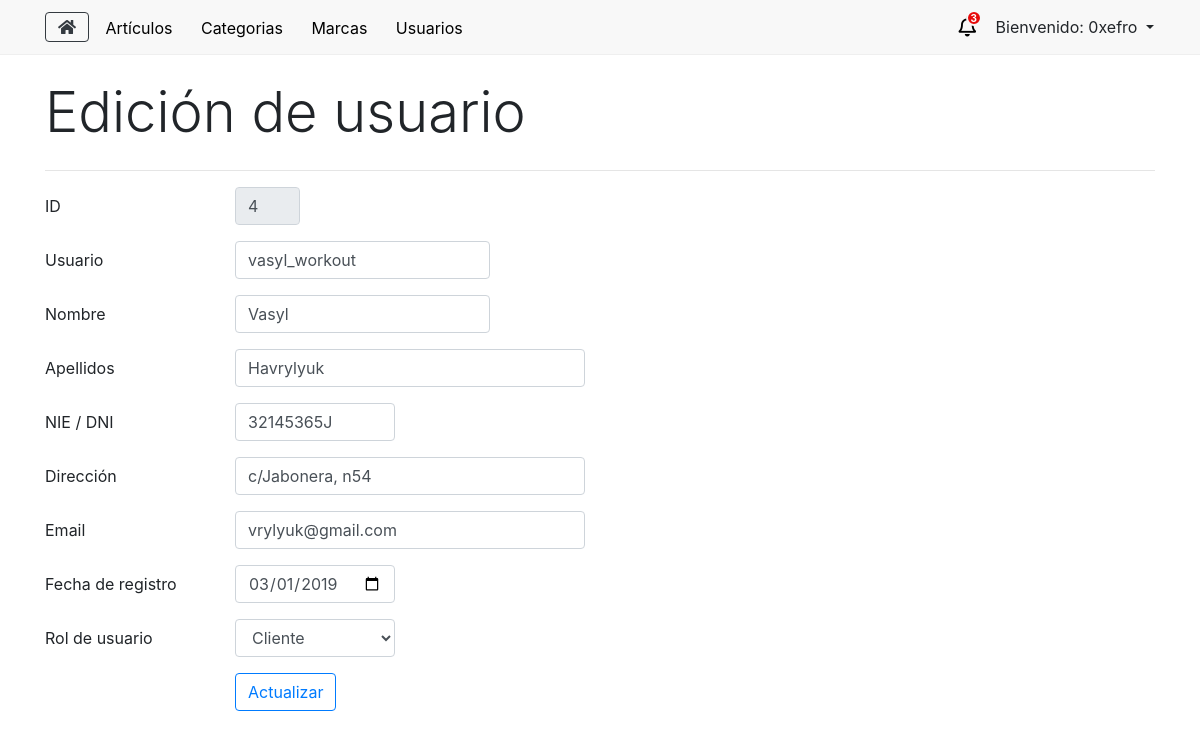
The app's page /usuarios/editar/4 (signed in) with its own data.
### tables this page shows
CREATE TABLE `eusuario` (
  `k` int(11) NOT NULL,
  `sUser` varchar(255) NOT NULL,
  `sNombre` varchar(255) NOT NULL,
  `sApellido` varchar(255) NOT NULL,
  `sDni` varchar(255) NOT NULL,
  `sDireccion` varchar(255) NOT NULL,
  `sEmail` varchar(255) NOT NULL,
  `dFechaRegistro` date NOT NULL,
  `bAdministrador` tinyint(4) NOT NULL DEFAULT '0',
  `sPassword` varchar(255) NOT NULL,
  `bStatus` tinyint(4) NOT NULL
);

### application/libraries/Layouts.php (called while the page is built, shortened)
<?php
class Layouts {
    private $CI = null;
    function __construct() {
        $this->CI =& get_instance();
    }
    public function view($data = array()) {
        if (!empty($data)) {
            $vista = $this->CI->load->view($data['vista'], $data['params'], TRUE);
            $this->CI->load->view('layouts/'.$data['layout'], array(
                'contenido' => $vista,
                'titulo' => $data['titulo'],
                'style' => $data['style'],
                'js' => $data['js'],
                'numPedidos' => $this->CI->BackModel->numPedidos()
            ));
        }
    }
}

### application/controllers/AdminController.php (called while the page is built, shortened)
<?php
class AdminController extends CI_Controller {
    public function editarUsuario() {
        $id = $this->uri->segment(3);
        $data = array(
            'detalles' => $this->BackModel->getDetallesUsuario($id)[0]
        );
        $vista = array(
            'vista'     => 'admin/view_editarUsuario',
            'params'    =>  $data,
            'layout'    => 'ly_admin',
            'titulo'    => 'Edición de usuario',
            'style'     => '',
            'js'        => 'usuarios'
        );
        $this->layouts->view($vista);
    }
}

### index.php (called while the page is built, shortened)
<?php
require_once BASEPATH.'core/CodeIgniter.php';

### application/models/BackModel.php (called while the page is built, shortened)
<?php
class BackModel extends CI_Model {
    private $con = null;
    public function __construct() {
        try {
            $this->con = $this->load->database('default', true);
        } catch(PDOException $e) {
            die($e->getMessage());
        }
    }
    public function getDetallesUsuario($id) {
        $id = sanear($id);
        $sql = "SELECT * FROM eUsuario WHERE k = ?";
        $query = $this->con->query($sql, array($id));
        $rs = $query->result_array();
        return $rs;
    }
}

### application/helpers/utils_helper.php (called while the page is built, shortened)
<?php
function sanear($dato) {
    return htmlspecialchars($dato, ENT_QUOTES, "UTF-8");
}

### application/views/admin/view_editarUsuario.php (the view, shortened to what this page needs)
<form action="<?php echo base_url().'usuarios/actualizar/'.$detalles['k']; ?>" method="post">
    <div class="form-group row">
        <label for="id" class="col-sm-2 col-form-label">ID</label>
        <div class="col-sm-1">
            <input type="text" readonly value="<?php echo $detalles['k']; ?>" name="id" class="form-control" id="id">
        </div>
    </div>
    <div class="form-group row">
        <label for="usuario" class="col-sm-2 col-form-label">Usuario</label>
        <div class="col-sm-3">
            <input type="text" value="<?php echo $detalles['sUser']; ?>" name="usuario" class="form-control" id="usuario">
        </div>
    </div>
    <div class="form-group row">
        <label for="nombre" class="col-sm-2 col-form-label">Nombre</label>
        <div class="col-sm-3">
            <input type="text" value="<?php echo $detalles['sNombre']; ?>" name="nombre" class="form-control" id="nombre">
        </div>
    </div>
    <div class="form-group row">
        <label for="apellido" class="col-sm-2 col-form-label">Apellidos</label>
        <div class="col-sm-4">
            <input type="text" value="<?php echo $detalles['sApellido']; ?>" name="apellido" class="form-control" id="apellido">
        </div>
    </div>
    <div class="form-group row">
        <label for="dni" class="col-sm-2 col-form-label">NIE / DNI</label>
        <div class="col-sm-2">
            <input type="text" value="<?php echo $detalles['sDni']; ?>" name="dni" class="form-control" id="dni">
        </div>
    </div>
    <div class="form-group row">
        <label for="direccion" class="col-sm-2 col-form-label">Dirección</label>
        <div class="col-sm-4">
            <input type="text" value="<?php echo $detalles['sDireccion']; ?>" name="direccion" class="form-control" id="direccion">
        </div>
    </div>
    <div class="form-group row">
        <label for="email" class="col-sm-2 col-form-label">Email</label>
        <div class="col-sm-4">
            <input type="email" value="<?php echo $detalles['sEmail']; ?>" name="email" class="form-control" id="email">
        </div>
    </div>
    <div class="form-group row">
        <label for="registro" class="col-sm-2 col-form-label">Fecha de registro</label>
        <div class="col-sm-2">
            <input type="date" value="<?php echo $detalles['dFechaRegistro']; ?>" name="registro" class="form-control" id="registro">
        </div>
    </div>
    <div class="form-group row">
        <label for="rol" class="col-sm-2 col-form-label">Rol de usuario</label>
        <div class="col-sm-2">
            <select name="rol" id="rol" class="form-control">
                <?php
                    if ($detalles['bAdministrador']) {
                        echo "<option value='1' selected='selected'>Administrador</option>";
                        echo "<option value='0'>Cliente</option>";
                    } else {
                        echo "<option value='0' selected='selected'>Cliente</option>";
                    }
                ?>
            </select>
        </div>
    </div>
    <div class="form-group row">
        <div class="col-sm-10 offset-sm-2">
            <button type="submit" class="btn btn-outline-primary">Actualizar</button>
        </div>
    </div>
</form>

### records on screen
eusuario: id "4", usuario "vasyl_workout", nombre "Vasyl", apellido "Havrylyuk", dni "32145365J", direccion "c/Jabonera, n54", email "vrylyuk@gmail.com", registro "03/01/2019", rol "Cliente"

### other values on screen
$numPedidos "3"
$nombreAdmin "0xefro"
$titulo "Edición de usuario"
